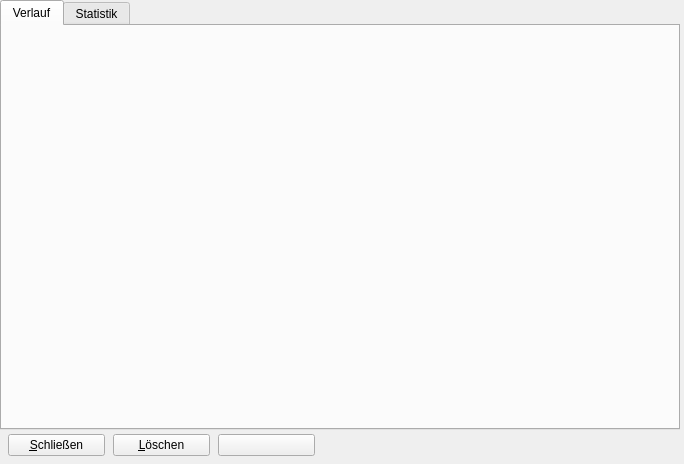
<?xml version="1.0" encoding="UTF-8"?>
<ui version="4.0">
  <class>HistoryForm</class>
  <widget class="QDialog" name="HistoryForm">
    <property name="geometry"><rect><x>0</x><y>0</y><width>684</width><height>464</height></rect></property>
    <property name="windowTitle"><string>Verlauf</string></property>
    <property name="vclPosition" stdset="0"><string notr="true">poOwnerFormCenter</string></property>
    <property name="vclKeyPreview" stdset="0"><bool>true</bool></property>
    <property name="vclMinWidth" stdset="0"><number>570</number></property>
    <property name="vclMinHeight" stdset="0"><number>450</number></property>
    <property name="vclDesignWidth" stdset="0"><number>684</number></property>
    <property name="vclDesignHeight" stdset="0"><number>464</number></property>
    <layout class="QGridLayout" name="HistoryForm_Layout" columnstretch="0,0,0,0,1" rowstretch="1,0">
      <property name="leftMargin"><number>0</number></property>
      <property name="topMargin"><number>0</number></property>
      <property name="rightMargin"><number>4</number></property>
      <property name="bottomMargin"><number>8</number></property>
      <property name="horizontalSpacing"><number>8</number></property>
      <property name="verticalSpacing"><number>4</number></property>
      <item row="0" column="0" colspan="5">
        <widget class="QTabWidget" name="PageControl">
          <property name="currentIndex"><number>0</number></property>
          <property name="minimumSize"><size><width>0</width><height>0</height></size></property>
          <widget class="QWidget" name="TabSheet1">
            <attribute name="title"><string>Verlauf</string></attribute>
            <property name="vclDesignWidth" stdset="0"><number>676</number></property>
            <property name="vclDesignHeight" stdset="0"><number>400</number></property>
            <widget class="TListView" name="ListView">
              <property name="geometry"><rect><x>0</x><y>0</y><width>676</width><height>400</height></rect></property>
              <property name="vclAlign" stdset="0"><string notr="true">alClient</string></property>
              <property name="viewStyle" stdset="0"><string notr="true">vsReport</string></property>
              <property name="readOnly" stdset="0"><bool>true</bool></property>
            </widget>
          </widget>
          <widget class="QWidget" name="TabSheet2">
            <attribute name="title"><string>Statistik</string></attribute>
            <property name="vclDesignWidth" stdset="0"><number>676</number></property>
            <property name="vclDesignHeight" stdset="0"><number>400</number></property>
            <widget class="TListView" name="ListView2">
              <property name="geometry"><rect><x>0</x><y>0</y><width>676</width><height>400</height></rect></property>
              <property name="vclAlign" stdset="0"><string notr="true">alClient</string></property>
              <property name="viewStyle" stdset="0"><string notr="true">vsReport</string></property>
              <property name="readOnly" stdset="0"><bool>true</bool></property>
            </widget>
          </widget>
        </widget>
      </item>
      <item row="1" column="1" alignment="Qt::AlignLeft">
        <widget class="QPushButton" name="CloseButton">
          <property name="text"><string>&amp;Schließen</string></property>
          <property name="icon"><iconset resource="../../resources/dfend.qrc"><normaloff>:/glyphs/3b5b38c3bde6a17f.png</normaloff></iconset></property>
          <property name="autoDefault"><bool>false</bool></property>
          <property name="vclModalResult" stdset="0"><string notr="true">mrOk</string></property>
          <property name="minimumSize"><size><width>97</width><height>0</height></size></property>
        </widget>
      </item>
      <item row="1" column="2" alignment="Qt::AlignLeft">
        <widget class="QPushButton" name="ClearButton">
          <property name="text"><string>&amp;Löschen</string></property>
          <property name="icon"><iconset resource="../../resources/dfend.qrc"><normaloff>:/glyphs/86ad06b420cc830c.png</normaloff></iconset></property>
          <property name="autoDefault"><bool>false</bool></property>
          <property name="vclModalResult" stdset="0"><string notr="true">mrOk</string></property>
          <property name="vclOnClick" stdset="0"><string notr="true">ClearButtonClick</string></property>
          <property name="minimumSize"><size><width>97</width><height>0</height></size></property>
        </widget>
      </item>
      <item row="1" column="3" alignment="Qt::AlignLeft">
        <widget class="QPushButton" name="HelpButton">
          <property name="text"><string /></property>
          <property name="autoDefault"><bool>false</bool></property>
          <property name="vclKind" stdset="0"><string notr="true">bkHelp</string></property>
          <property name="vclOnClick" stdset="0"><string notr="true">HelpButtonClick</string></property>
          <property name="minimumSize"><size><width>97</width><height>0</height></size></property>
        </widget>
      </item>
      <item row="0" column="4">
        <spacer name="HistoryForm_Layout_HFill">
          <property name="orientation"><enum>Qt::Horizontal</enum></property>
          <property name="sizeHint" stdset="0"><size><width>0</width><height>0</height></size></property>
        </spacer>
      </item>
    </layout>
  </widget>
  <customwidgets>
    <customwidget>
      <class>TListView</class>
      <extends>QWidget</extends>
      <header>ComCtrls.h</header>
    </customwidget>
  </customwidgets>
  <tabstops>
    <tabstop>CloseButton</tabstop>
    <tabstop>ClearButton</tabstop>
    <tabstop>HelpButton</tabstop>
    <tabstop>PageControl</tabstop>
    <tabstop>ListView</tabstop>
    <tabstop>ListView2</tabstop>
  </tabstops>
  <resources>
    <include location="../../resources/dfend.qrc" />
  </resources>
  <connections />
</ui>
